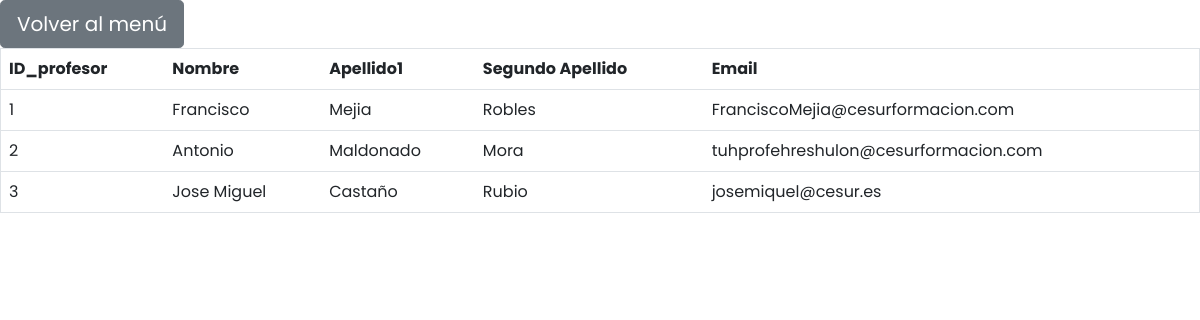
The page /php/mostrar_profesor.php on the database its author committed.
### tables this page shows
CREATE TABLE `profesor` (
  `ID_Profesor` int NOT NULL AUTO_INCREMENT,
  `Nombre` varchar(20) NOT NULL,
  `Apellido1` varchar(20) NOT NULL,
  `Apellido2` varchar(20) NOT NULL,
  `Contraseña` varchar(64) NOT NULL,
  `Email` varchar(64) NOT NULL,
  PRIMARY KEY (`ID_Profesor`)
);

### php/mostrar_profesor.php (the view, shortened to what this page needs)
<!DOCTYPE html>
<html lang="es">
<head>
    <link rel="stylesheet" href="../css/bootstrap.min.css">
    <link rel="stylesheet" href="../css/local.css">
<?php
    require 'lib/conexion_mysql.php';
echo "<table class='table' border=1 align='center'> <tr><th> ID_profesor </th> <th> Nombre </th><th> Apellido1 </th><th> Segundo Apellido </th><th> Email </th></tr>";
$query = $conexion_mysql->query ("SELECT * FROM profesor");
$nl = $query->num_rows;
for($x=0;$x<$nl;$x++){
    $profesor=$query->fetch_assoc();
    echo "<tr><td>" . $profesor["ID_Profesor"] ."</td> <td>". $profesor["Nombre"]."</td> <td>". $profesor["Apellido1"]."</td><td>". $profesor["Apellido2"]."</td><td>". $profesor["Email"]."</td>";
    echo "</tr>";
}
?>
<a href="../html/index.html"><input type="button" class="btn btn-secondary btn-lg" value="Volver al menú"></a>

### rows shown on the page
profesor: ID_Profesor "1", Nombre "Francisco", Apellido1 "Mejia", Apellido2 "Robles", Email "FranciscoMejia@cesurformacion.com"
profesor: ID_Profesor "2", Nombre "Antonio", Apellido1 "Maldonado", Apellido2 "Mora", Email "tuhprofehreshulon@cesurformacion.com"
profesor: ID_Profesor "3", Nombre "Jose Miguel", Apellido1 "Castaño", Apellido2 "Rubio", Email "josemiquel@cesur.es"
